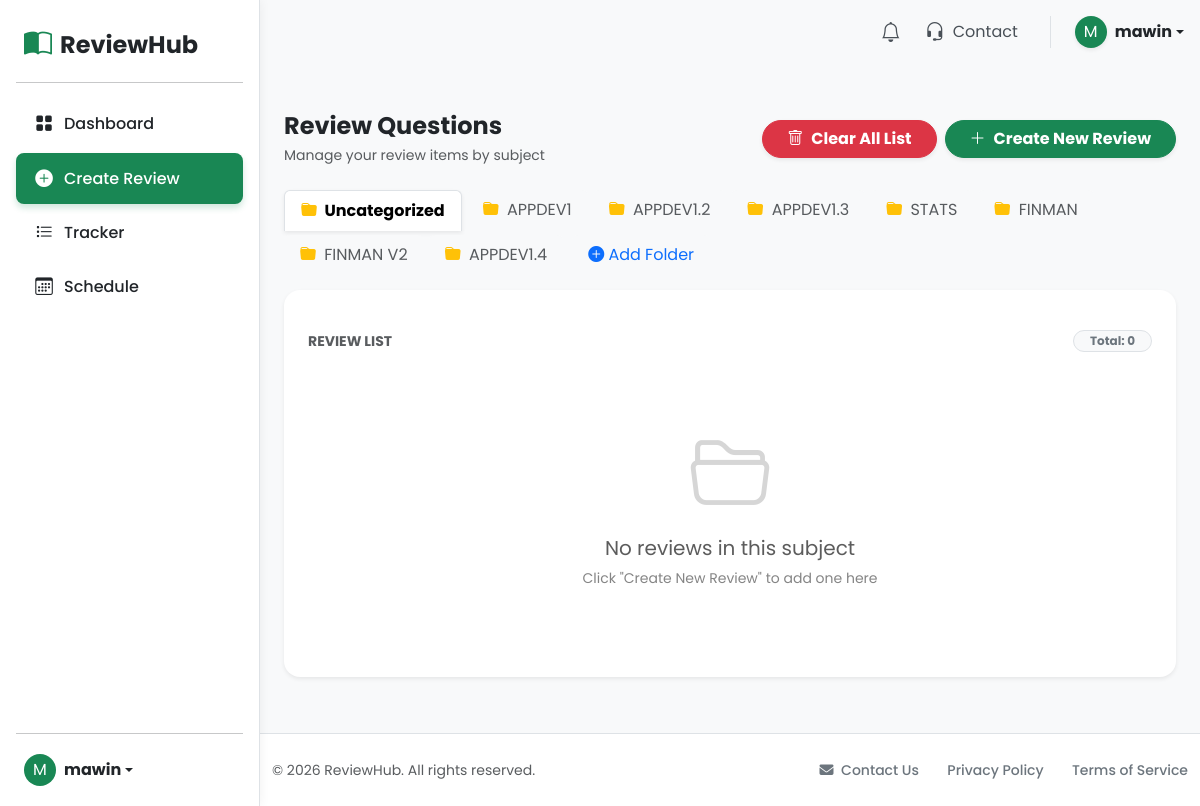
Before: /src/create_review.php (signed in) with the older database file.
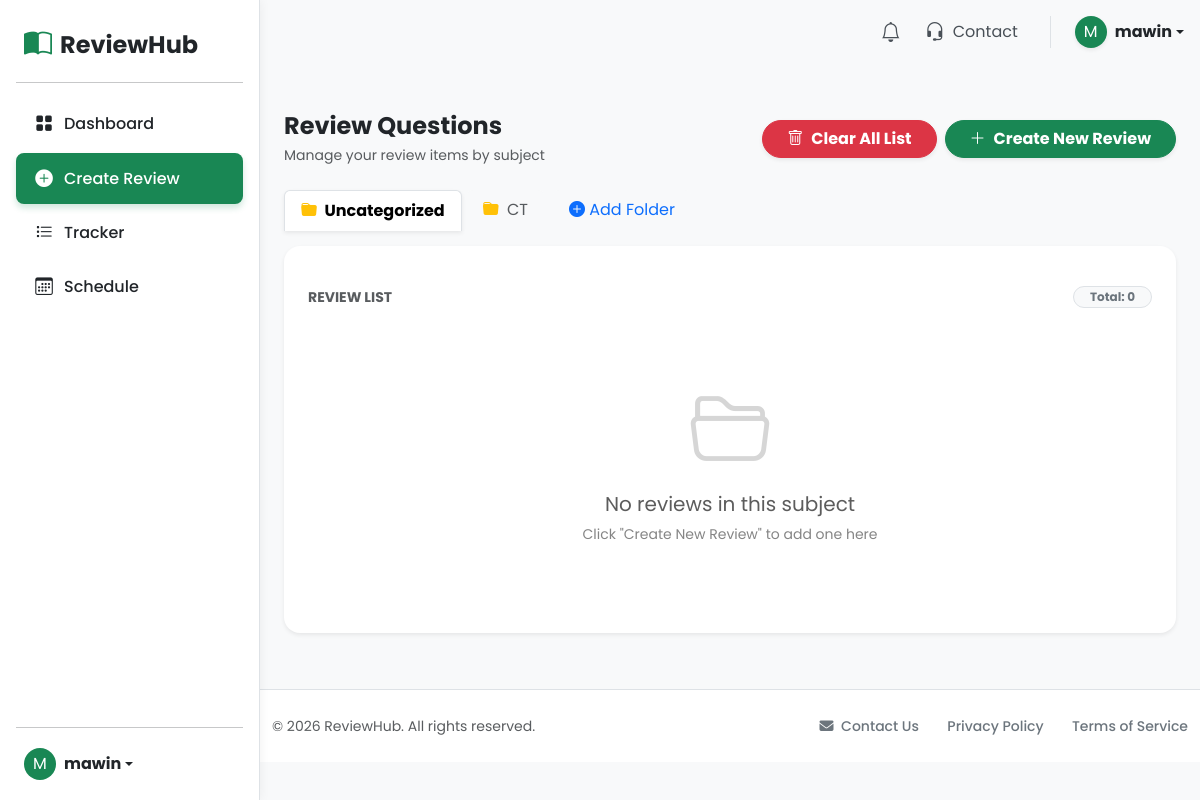
After: the same page with the newer database file.
### tables this page shows
CREATE TABLE subjects (
        id INTEGER PRIMARY KEY AUTOINCREMENT,
        user_id INTEGER NOT NULL,
        name TEXT NOT NULL,
        created_at DATETIME DEFAULT CURRENT_TIMESTAMP,
        FOREIGN KEY (user_id) REFERENCES users(id)
    );

### src/create_review.php (the view, shortened to what the rows shown need)
<?php
$db = get_db();
$user = $_SESSION['user'];
$user_id = $user['id'];
$subjectStmt = $db->prepare("SELECT * FROM subjects WHERE user_id = :uid ORDER BY id ASC");
$subjectStmt->bindValue(':uid', $user_id, SQLITE3_INTEGER);
$subjectResult = $subjectStmt->execute();
$subjects = [];
while ($row = $subjectResult->fetchArray(SQLITE3_ASSOC)) {
    $subjects[] = $row;
}
$active_subject_id = isset($_GET['subject_id']) && is_numeric($_GET['subject_id']) ? (int)$_GET['subject_id'] : null;
    ?>
<!DOCTYPE html>
<html lang="en">
<head>
    <link href="https://cdn.jsdelivr.net/npm/bootstrap@5.3.0/dist/css/bootstrap.min.css" rel="stylesheet">
    <link rel="stylesheet" href="https://cdnjs.cloudflare.com/ajax/libs/font-awesome/6.4.0/css/all.min.css">
    <link rel="stylesheet" href="https://cdn.jsdelivr.net/npm/bootstrap-icons@1.10.5/font/bootstrap-icons.css">
    <link rel="stylesheet" href="../styles/schedule.css">
    <link rel="stylesheet" href="../styles/nav.css">
    <link rel="stylesheet" href="../styles/create_review.css">
</head>
<body>
    <?php require_once "header.php"; ?>
    <?php include "nav.php"; ?>
    <main class="main-content">
        <div class="container-xl p-3 p-lg-4">
            <ul class="nav nav-tabs border-bottom-0 mb-3" style="gap: 5px;">
                <?php foreach ($subjects as $sub): ?>
                    <li class="nav-item">
                        <a class="nav-link <?php echo $active_subject_id === $sub['id'] ? 'active fw-bold shadow-sm border-bottom-0' : 'text-muted bg-light border-0'; ?> rounded-top"
                           href="create_review.php?subject_id=<?php echo $sub['id']; ?>">
                           <i class="bi bi-folder-fill me-1 text-warning"></i> <?php echo htmlspecialchars($sub['name']); ?>
                        </a>
                    </li>
                <?php endforeach; ?>
            </ul>
        </div>
    </main>
</body>
</html>

Changed rows visible on the page:
removed subjects: name "APPDEV1"
removed subjects: name "APPDEV1.2"
removed subjects: name "APPDEV1.3"
removed subjects: name "STATS"
removed subjects: name "FINMAN"
removed subjects: name "FINMAN V2"
removed subjects: name "APPDEV1.4"
added subjects: name "CT"
